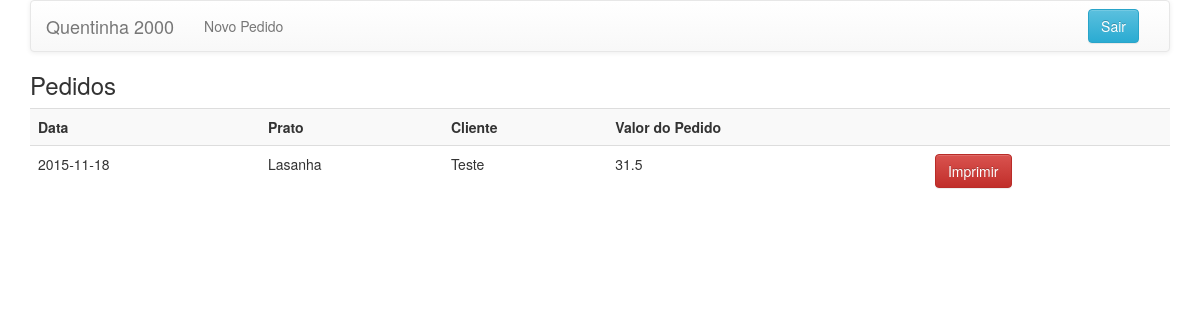
/index.php (signed in), run on an earlier commit of the app's database.
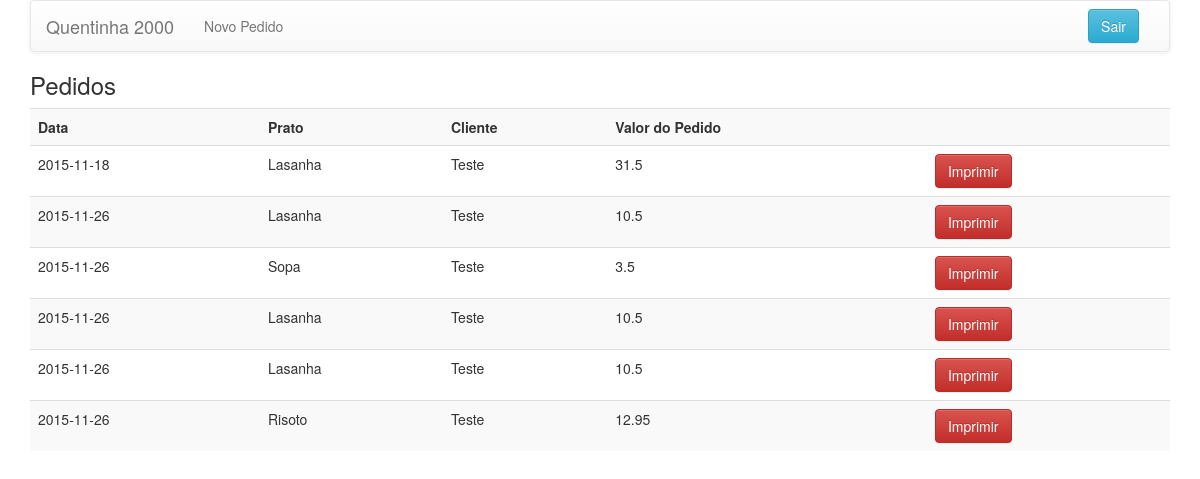
And on a later commit of the database.
### tables this page shows
CREATE TABLE `pedido` (
  `id` int(11) NOT NULL AUTO_INCREMENT,
  `usuario` int(11) NOT NULL,
  `data` varchar(255) NOT NULL,
  `valortotal` float NOT NULL,
  PRIMARY KEY (`id`)
);

CREATE TABLE `usuario` (
  `id` int(11) NOT NULL AUTO_INCREMENT,
  `nome` varchar(255) NOT NULL,
  `senha` varchar(255) NOT NULL,
  `endereco` varchar(255) NOT NULL,
  PRIMARY KEY (`id`)
);

### model/DAO/GenericDao.class.php (called while the page is built, shortened)
<?php
    class GenericDao implements InterfaceDao{
        function __construct() {
            $this->conn = new PDO('mysql:host=localhost;dbname=sistema','root','root');
        }
    }
?>

### model/BO/PedidoBO.class.php (called while the page is built, shortened)
<?php
include 'model/DAO/PedidoDAO.class.php';
class PedidoBO
{
    function listarPedidos()
	{
		 $listar = new  PedidoDAO();
		 $listar->listarPedidos();
	}
}
?>

### controller/PedidoController.class.php (called while the page is built, shortened)
<?php
include 'model/BO/PedidoBO.class.php';
class PedidoController
	{
		function listarPedidos(){
			$pedidoBO = new PedidoBO();
			$pedidoBO->listarPedidos();
		}
	}
 ?>

### model/DAO/PedidoDAO.class.php (the view, shortened to what this page needs)
<?php
    include_once 'GenericDao.class.php';
    class PedidoDAO extends GenericDao{
        function listarPedidos(){
            $retorno = $this->conn->query("select
                            p.id, p.data, u.nome as usuario, r.nome,SUM(r.valor) as valortotal
                            from refeicaopedido as rp
                            JOIN pedido as p on (rp.idpedido = p.id)
                            JOIN refeicao as r on (rp.idrefeicao = r.id)
                            JOIN usuario as u on (p.usuario = u.id) group by p.id;");
            if(isset($retorno)){
            foreach ($retorno as $value) {
                    echo "
                        <tr>
                            <td>".$value['data']."</td>
                            <td>".$value['nome']."</td>
                            <td>".$value['usuario']."</td>
                            <td>".$value['valortotal']."</td>
                            <td>
                                <form method=\"POST\" action=\"index.php\">
                                <input type=\"hidden\" value='".$value['id']."' name='pedido'/>
                                <input type=\"submit\" name=\"submit\" value=\"Imprimir\" class=\"btn btn-danger\"></button>
                                </form>
                            </td>
                        </tr>
                    ";
                }
            }
        }
    }
?>

### header.php (shortened to what this page needs)
<!DOCTYPE html>
<html>
<head>
<link rel="stylesheet" href="https://maxcdn.bootstrapcdn.com/bootstrap/3.3.5/css/bootstrap.min.css">
<link rel="stylesheet" href="https://maxcdn.bootstrapcdn.com/bootstrap/3.3.5/css/bootstrap-theme.min.css">
</head>
<body class="container">
 <nav class="navbar navbar-default">
  <div class="container-fluid">
    <div class="navbar-header">
      <a class="navbar-brand" href="index.php">Quentinha 2000</a>
    </div>
    <div class="collapse navbar-collapse" id="bs-example-navbar-collapse-1">
       <ul class="nav navbar-nav">
        <li><a href="fazerPedido.php">Novo Pedido</a></li>
      </ul>
       <form class="navbar-form nav navbar-nav navbar-right" role="search" method="POST" action="index.php">
        <button type="submit" class="btn btn-info">Sair</button>
      </form>
    </div>
  </div>
</nav>

### index.php (shortened to what this page needs)
<?php
	include('header.php');
  include 'controller/PedidoController.class.php';
  $pedidoController = new PedidoController();
 ?>
<h3>Pedidos</h3>
<table class="table table-striped">
  <th>Data</th>
  <th>Prato</th>
  <th>Cliente</th>
  <th>Valor do Pedido</th>
  <th> </th>
  <?php
    $pedidoController->listarPedidos();
   ?>
</table>
 <?php
	include('footer.php');
 ?>

### footer.php
</body>
</html>

What changed in the data, as far as the page shows it:
added pedido: data "2015-11-26", nome "Lasanha", usuario.nome "Teste", valortotal "10.5"
added pedido: data "2015-11-26", nome "Sopa", usuario.nome "Teste", valortotal "3.5"
added pedido: data "2015-11-26", nome "Lasanha", usuario.nome "Teste", valortotal "10.5"
added pedido: data "2015-11-26", nome "Lasanha", usuario.nome "Teste", valortotal "10.5"
added pedido: data "2015-11-26", nome "Risoto", usuario.nome "Teste", valortotal "12.95"
